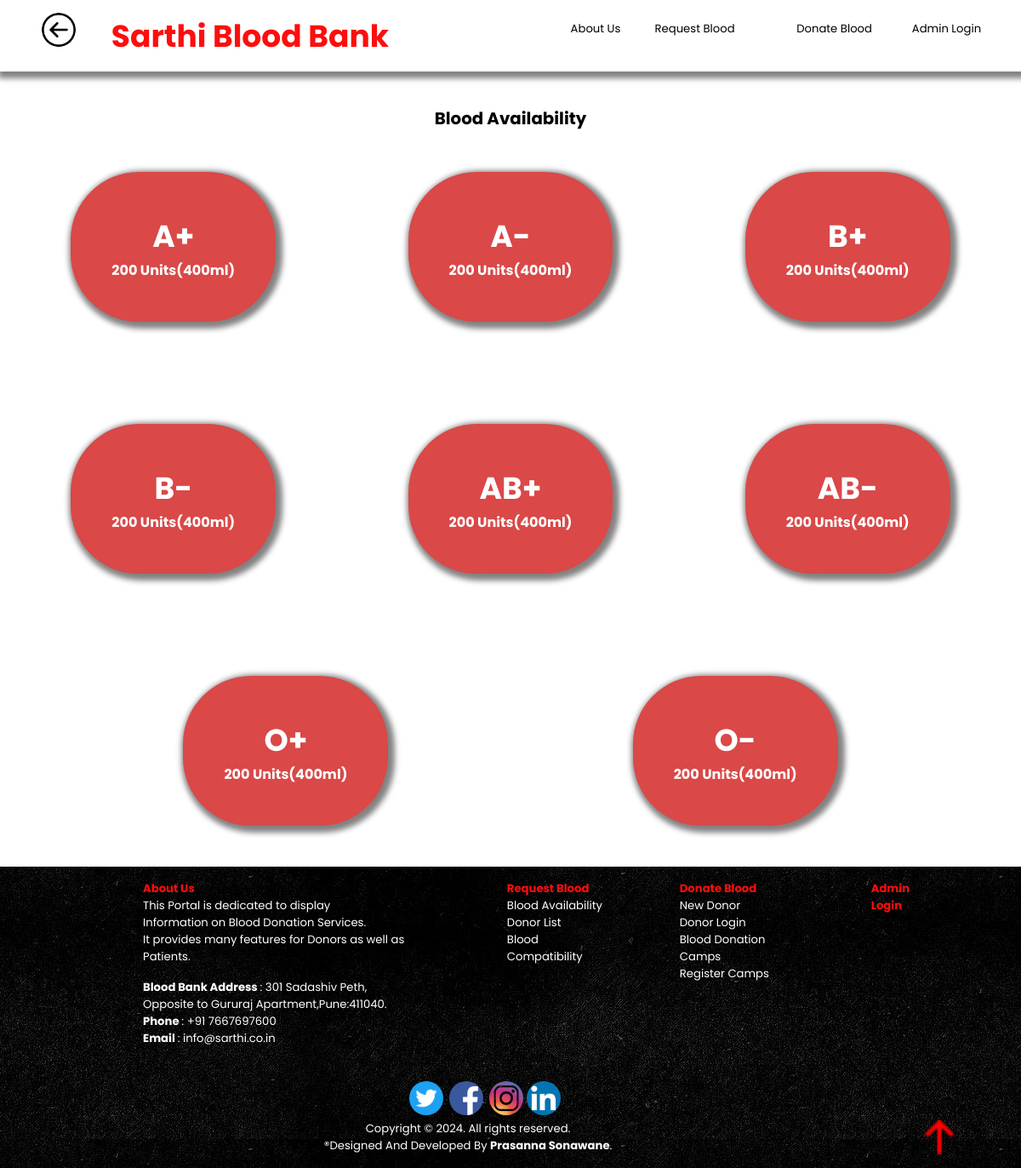
The app's page /blood_availability.php with its own data.
### tables this page shows
CREATE TABLE `blood_stock` (`blood_id` INT NOT NULL AUTO_INCREMENT , `blood_group` VARCHAR(10) NOT NULL , `units` INT NOT NULL , PRIMARY KEY (`blood_id`), UNIQUE (`blood_group`));

### blood_availability.php (the view, shortened to what this page needs)
<!DOCTYPE html>
<html lang="en">
  <head>
    <link rel="stylesheet" type="text/css" href="css/style.css">
    <link rel="stylesheet" type="text/css" href="css/tables.css">
    <link rel="stylesheet" type="text/css" href="css/blood_availability.css">
    <link rel="stylesheet" type="text/css" href="css/footer.css">
  </head>
  <body>
    <header>
      <?php include 'header.php'; ?>
    </header>
    <main>
      <h2>Blood Availability</h2>
      <div id='blood_availability_container'>
        <div id='blood_availability_sub_container'>
          <?php
          include 'db_connection.php';
          try {
            $q = "SELECT * FROM `blood_stock`";
            $res = $conn->query($q);
            while ($row = $res->fetch()) {
              echo "<div class='blood_availability_cells'>
                            <h2>" . $row['blood_group'] . "</h2>
                            <h6>" . $row['units'] . " Units(400ml)</h6></div>
                          ";
            }
          } catch (PDOException $e) {
            echo $e->getMessage();
          }
          ?>
        </div>
      </div>
    </main>
    <footer>
      <?php include 'footer1.php'; ?>
    </footer>
  </body>
</html>

### css/style.css (style rules this page uses)
:root { --color: rgb(255, 13, 13); --border: 0.3vh solid black; --shadow: #221f1f8f 0.4vh 0.4vh 0.8vh 0.6vh; }
* { padding: 0; margin: 0; scroll-behavior: smooth; scroll-padding: 19vh; box-sizing: border-box; }
body { font-size: 1.1vw; font-family: Poppins, Poppin, sans-serif; min-height: 100%; min-width: 100%; text-align: center; }
header { background-color: white; min-width: 100%; min-height: 10vh; box-shadow: var(--shadow); display: flex; flex-direction: row; justify-content: space-around; align-items: center; margin-bottom: 5vh; z-index: 100; }
main { height: max-content; animation: bodytransition 1s; }
footer { background-image: url(../assets/images/footer_bg.jpg); color: white; padding: 2vh; height: fit-content; }

### css/blood_availability.css (style rules this page uses)
#blood_availability_container { height: fit-content; padding: 6vh; }
#blood_availability_sub_container { display: flex; height: fit-content; gap: 15vh; flex-wrap: wrap; flex-direction: row; justify-content: space-evenly; }
.blood_availability_cells { border-radius: 10vh; box-shadow: var(--shadow); background-color: rgb(218, 72, 72); padding:6vh; font-size: 2vw; color: white; }

### records on screen
blood_stock: blood_group "A+", units "200"
blood_stock: blood_group "A-", units "200"
blood_stock: blood_group "B+", units "200"
blood_stock: blood_group "B-", units "200"
blood_stock: blood_group "AB+", units "200"
blood_stock: blood_group "AB-", units "200"
blood_stock: blood_group "O+", units "200"
blood_stock: blood_group "O-", units "200"
